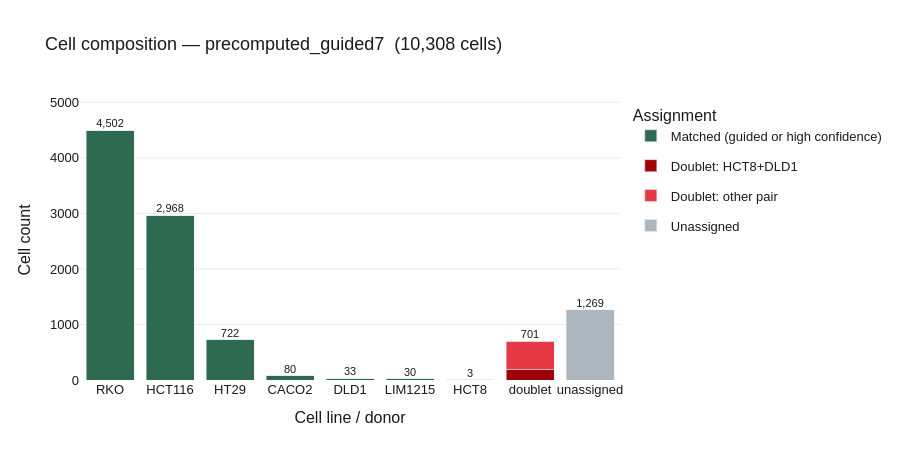

The notebook cell this image was saved under:
### Markdown cell above
## 1. Your run's cell composition

One bar per cell line (or unmatched Vireo donor), sorted by number of cells. Colours show **how** the cells were
assigned. The number on top of each bar is its total.

### Code cell
shown_id, fa, fallback = resolve(MY_RUN)
if fa is None:
    print(f'No results for {MY_RUN!r}. Check the spelling, or wait for the run to finish.')
else:
    if fallback:
        print(f'{MY_RUN} has not finished yet — showing its pre-computed copy ({shown_id}) for now. '
              f'Re-run this cell once your log says Done.')
    comp = composition(fa)
    order = bar_order(comp)
    fig = go.Figure()
    totals = add_bars(fig, comp, order)
    fig.update_layout(barmode='stack', title=f'Cell composition — {shown_id}  ({len(fa):,} cells)',
                      xaxis_title='Cell line / donor', yaxis_title='Cell count',
                      yaxis=dict(range=[0, totals.max() * 1.12], gridcolor='#ececec'),
                      legend_title='Assignment', height=460, width=900,
                      plot_bgcolor='white', paper_bgcolor='white', font=FONT)
    fig.show()
    display(totals.rename('cells').to_frame())

### Figure 1 — Plotly figure (JSON) as saved in the notebook; plotly's stock layout.template omitted (floating-point values rounded to 4 significant figures)
{"data": [{"hovertemplate": "Matched (guided or high confidence)<br>%{x}: %{y:,} cells<extra></extra>", "legendgroup": "Matched (guided or high confidence)", "legendrank": 0, "marker": {"color": "#2d6a4f"}, "name": "Matched (guided or high confidence)", "showlegend": true, "type": "bar", "x": ["RKO", "HCT116", "HT29", "CACO2", "DLD1", "LIM1215", "HCT8", "doublet", "unassigned"], "y": [4502, 2968, 722, 80, 33, 30, 3, 0, 0]}, {"hovertemplate": "Doublet: HCT8+DLD1<br>%{x}: %{y:,} cells<extra></extra>", "legendgroup": "Doublet: HCT8+DLD1", "legendrank": 3, "marker": {"color": "#9d0208"}, "name": "Doublet: HCT8+DLD1", "showlegend": true, "type": "bar", "x": ["RKO", "HCT116", "HT29", "CACO2", "DLD1", "LIM1215", "HCT8", "doublet", "unassigned"], "y": [0, 0, 0, 0, 0, 0, 0, 198, 0]}, {"hovertemplate": "Doublet: other pair<br>%{x}: %{y:,} cells<extra></extra>", "legendgroup": "Doublet: other pair", "legendrank": 4, "marker": {"color": "#e63946"}, "name": "Doublet: other pair", "showlegend": true, "type": "bar", "x": ["RKO", "HCT116", "HT29", "CACO2", "DLD1", "LIM1215", "HCT8", "doublet", "unassigned"], "y": [0, 0, 0, 0, 0, 0, 0, 503, 0]}, {"hovertemplate": "Unassigned<br>%{x}: %{y:,} cells<extra></extra>", "legendgroup": "Unassigned", "legendrank": 5, "marker": {"color": "#adb5bd"}, "name": "Unassigned", "showlegend": true, "type": "bar", "x": ["RKO", "HCT116", "HT29", "CACO2", "DLD1", "LIM1215", "HCT8", "doublet", "unassigned"], "y": [0, 0, 0, 0, 0, 0, 0, 0, 1269]}, {"hoverinfo": "skip", "mode": "text", "showlegend": false, "text": ["4,502", "2,968", "722", "80", "33", "30", "3", "701", "1,269"], "textfont": {"color": "#1b1b1b", "size": 11}, "textposition": "top center", "type": "scatter", "x": ["RKO", "HCT116", "HT29", "CACO2", "DLD1", "LIM1215", "HCT8", "doublet", "unassigned"], "y": [4502, 2968, 722, 80, 33, 30, 3, 701, 1269]}], "layout": {"barmode": "stack", "font": {"color": "#1b1b1b", "family": "Arial, sans-serif", "size": 13}, "height": 460, "legend": {"title": {"text": "Assignment"}}, "paper_bgcolor": "white", "plot_bgcolor": "white", "title": {"text": "Cell composition — precomputed_guided7  (10,308 cells)"}, "width": 900, "xaxis": {"title": {"text": "Cell line / donor"}}, "yaxis": {"gridcolor": "#ececec", "range": [0, 5042.0], "title": {"text": "Cell count"}}}}
